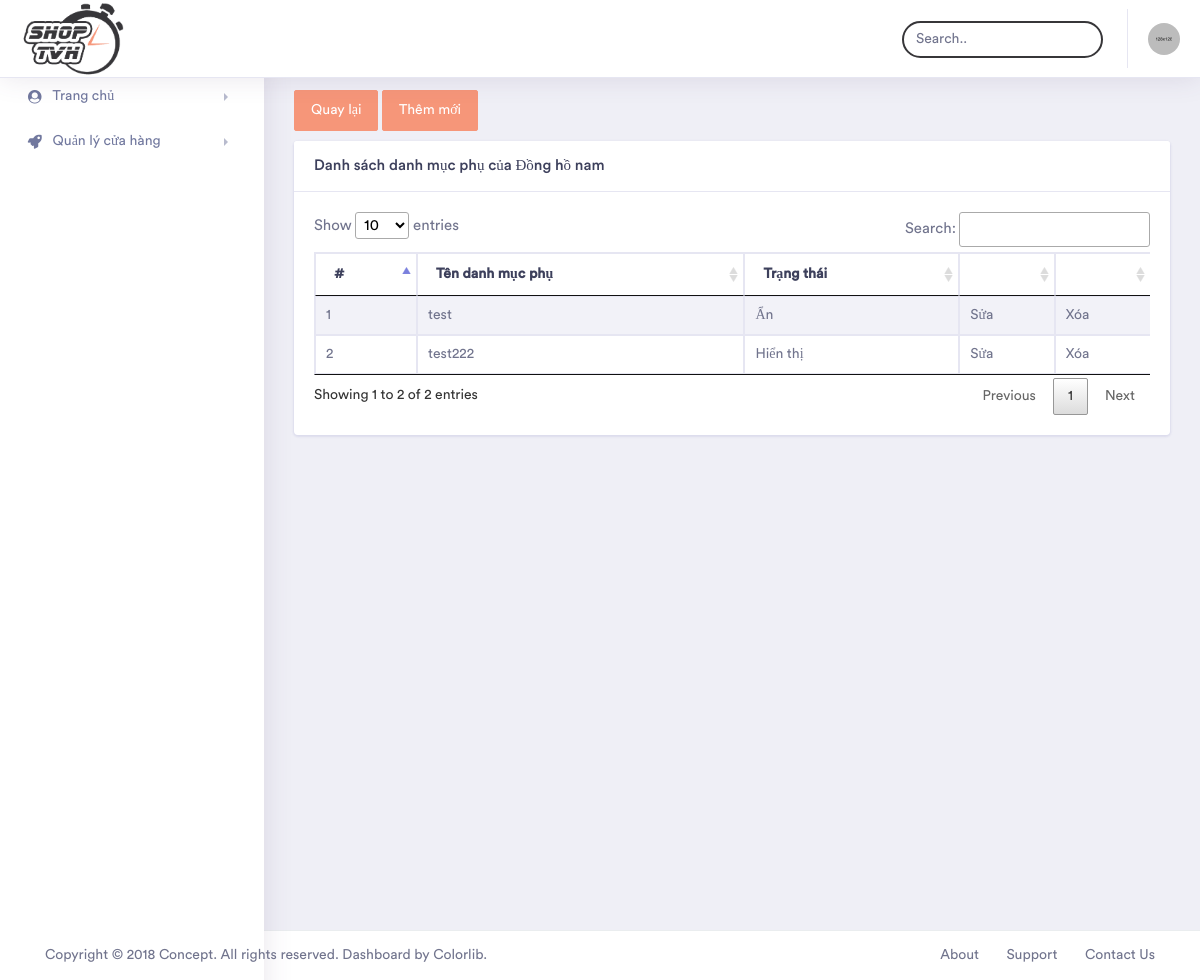
The page /admin/index.php?module=listsubcate&id=2 (signed in) on the database as committed earlier.
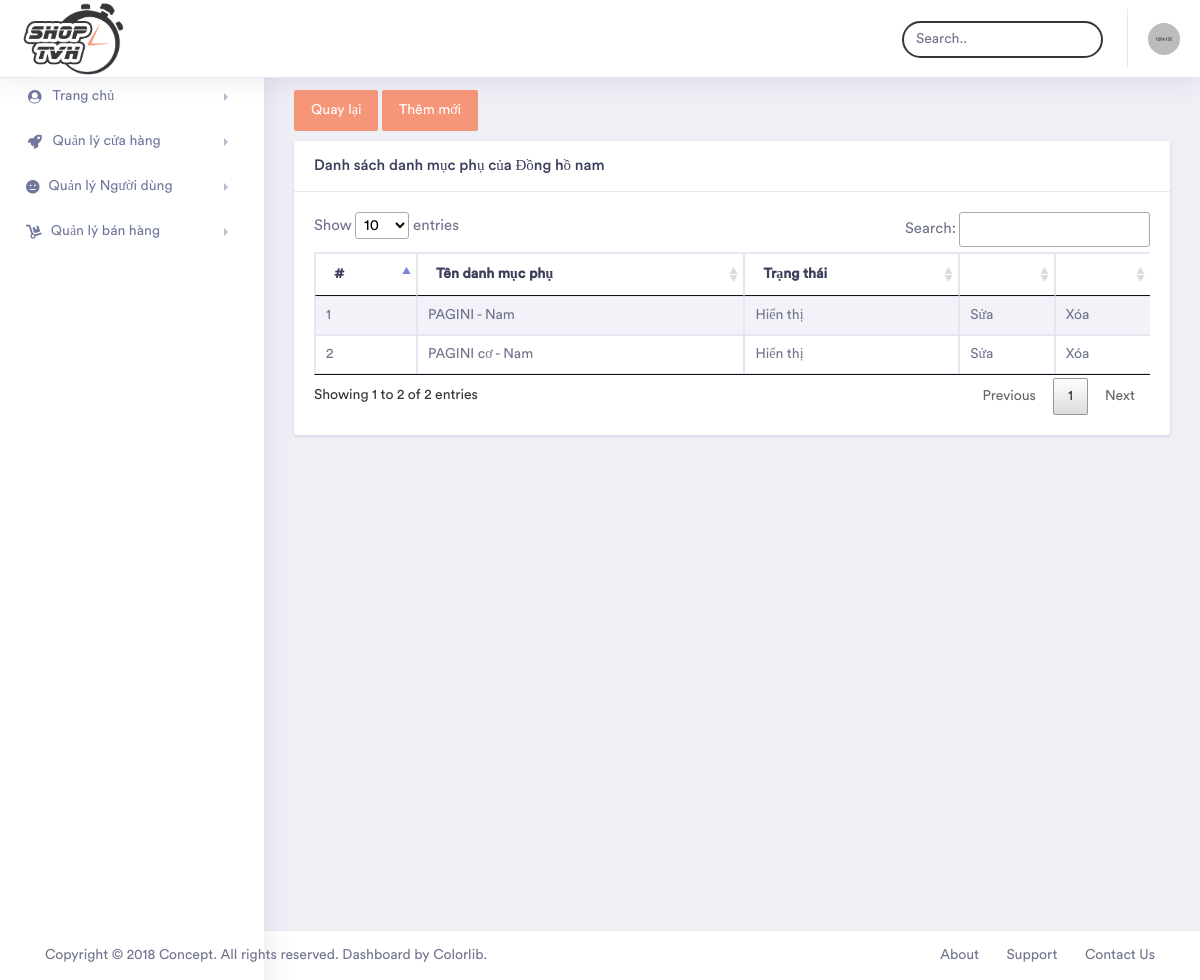
The same page on the database as committed later.
### tables this page shows
CREATE TABLE `subcategory` (
  `SubCategoryID` int(11) NOT NULL,
  `SubName` varchar(50) NOT NULL,
  `CategoryID` int(11) NOT NULL,
  `Status` bit(1) NOT NULL
);

### admin/modules/listsubcate.php (the view, shortened to what this page needs)
<?php
    if(isset($_GET["module"])&&isset($_GET["id"])){
    $id = $_GET["id"];
    $sqlGetid = "SELECT * FROM category where CategoryID = ".$id;
    $result = mysqli_query($conn,$sqlGetid);
    $rows = mysqli_fetch_row($result);
    $subid = $rows[0];
    $catname = $rows[1];
}
?>
<div class="container-fluid  dashboard-content">
    <div class="row">
        <div class="col-xl-12 col-lg-12 col-md-12 col-sm-12 col-12">
            <button type="button" class="btn btn-primary" style="margin-bottom: 10px;">
                <a class="" href="index.php?module=listcategory>" style="color: white;">Quay lại</a>
            </button>
            <button type="button" class="btn btn-primary" style="margin-bottom: 10px;">
                <a class="" href="index.php?module=addsubcate&id=<?php echo $subid?>" style="color: white;">Thêm mới</a>
            </button>
            <div class="card">
                <h5 class="card-header">Danh sách danh mục phụ của <?php echo $catname?>
                </h5>
                <div class="card-body">
                    <div class="table-responsive">
                        <table id="table_id" class="table table-striped table-bordered first">
                            <thead>
                                <tr>
                                    <th>#</th>
                                    <th>Tên danh mục phụ</th>
                                    <th>Trạng thái</th>
                                    <th></th>
                                    <th></th>
                                </tr>
                            </thead>
                            <tbody>
                                <?php
                                $sqlSelect = "SELECT * FROM subcategory WHERE CategoryID =".$_GET["id"];
                                $result = mysqli_query($conn, $sqlSelect) or die("Lỗi truy vấn");
                                if (mysqli_num_rows($result) > 0) {
                                    $count = 0;
                                    while ($row = mysqli_fetch_assoc($result)) {
                                        $count++;
                                    ?>
                                    <tr>
                                        <td><?php echo $count?></td>
                                        <td><?php echo $row["SubName"]?></td>
                                        <td><?php echo $row["Status"]?"Hiển thị":"Ẩn"?></td>
                                        <td><a href="index.php?module=editsubcat&id=<?php echo $row["CategoryID"]?>&sid=<?php echo $row["SubCategoryID"]?>">Sửa</a></td>
                                        <td><a href="index.php?module=deletesubcat&id=<?php echo $row["CategoryID"]?>&sid=<?php echo $row["SubCategoryID"]?>">Xóa</a></td>
                                    </tr>
                                <?php }
                                    } ?>
                            </tbody>
                        </table>
                    </div>
                </div>
            </div>
        </div>
    </div>
</div>

### admin/modules/nav-left.php (shortened to what this page needs)
<div class="nav-left-sidebar ">
    <div class="menu-list">
        <nav class="navbar navbar-expand-lg navbar-light">
            <div class="collapse navbar-collapse" id="navbarNav">
                <ul class="navbar-nav flex-column">
                    <li class="nav-item ">
                        <a class="nav-link" href="index.php" data-toggle="collapse" aria-expanded="false" data-target="#submenu-1" aria-controls="submenu-1"><i class="fa fa-fw fa-user-circle"></i>Trang chủ </a>
                    </li>
                    <li class="nav-item">
                        <a class="nav-link" href="#" data-toggle="collapse" aria-expanded="false" data-target="#submenu-2" aria-controls="submenu-2"><i class="fa fa-fw fa-rocket"></i>Quản lý cửa hàng</a>
                    </li>
                    <?php if(isset($_SESSION["login"])){
                        $seslogin = $_SESSION["login"][8];
                        if ($seslogin==1) {
                                                ?>
                     <li class="nav-item">
                        <a class="nav-link" href="#" data-toggle="collapse" aria-expanded="false" data-target="#submenu-4" aria-controls="submenu-4"><i class="fas fa-meh"></i>Quản lý Người dùng</a>
                    </li>
                    <?php }} ?>
                    <?php if(isset($_SESSION["login"])){
                        $seslogin = $_SESSION["login"][8];
                        if ($seslogin==1 || $seslogin==2) {
                                                ?>
                     <li class="nav-item">
                        <a class="nav-link" href="#" data-toggle="collapse" aria-expanded="false" data-target="#submenu-6" aria-controls="submenu-6"><i class="fas fa-dolly"></i>Quản lý bán hàng</a>
                    </li>
                    <?php }} ?>
                </ul>
            </div>
        </nav>
    </div>
</div>

Rows that differ between the two databases and show on the page:
removed subcategory: SubName "test", Status "Ẩn"
removed subcategory: SubName "test222", Status "Hiển thị"
added subcategory: SubName "PAGINI - Nam", Status "Hiển thị"
added subcategory: SubName "PAGINI cơ - Nam", Status "Hiển thị"
Other text that changed with them:
text now shown: "Quản lý Người dùng Quản lý bán hàng"
